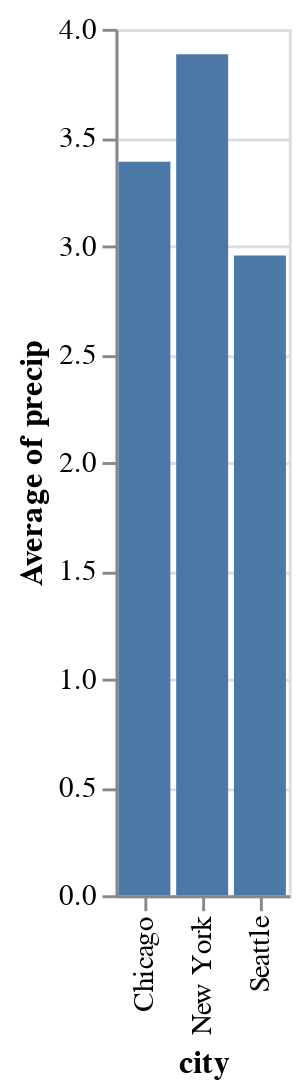

Notebook source saved alongside this figure:
### Markdown cell above
Because the nominal field `a` is mapped to the `y`-axis, the result is a horizontal bar chart. To get a vertical bar chart, we can simply swap the `x` and `y` keywords:

### Code cell
alt.Chart(df).mark_bar().encode(
    x='city',
    y='average(precip)'
)

### Figure 1 — Vega-Lite specification as saved in the notebook (floating-point values rounded to 4 significant figures)
{"config": {"view": {"continuousWidth": 400, "continuousHeight": 300}}, "data": {"name": "data-fdfbb22e8e0e89f6556d8a3b434b0c97"}, "mark": "bar", "encoding": {"x": {"field": "city", "type": "nominal"}, "y": {"aggregate": "average", "field": "precip", "type": "quantitative"}}, "$schema": "https://vega.github.io/schema/vega-lite/v4.17.0.json", "datasets": {"data-fdfbb22e8e0e89f6556d8a3b434b0c97": [{"city": "Seattle", "month": "Apr", "precip": 2.68}, {"city": "Seattle", "month": "Aug", "precip": 0.87}, {"city": "Seattle", "month": "Dec", "precip": 5.31}, {"city": "New York", "month": "Apr", "precip": 3.94}, {"city": "New York", "month": "Aug", "precip": 4.13}, {"city": "New York", "month": "Dec", "precip": 3.58}, {"city": "Chicago", "month": "Apr", "precip": 3.62}, {"city": "Chicago", "month": "Aug", "precip": 3.98}, {"city": "Chicago", "month": "Dec", "precip": 2.56}]}}
